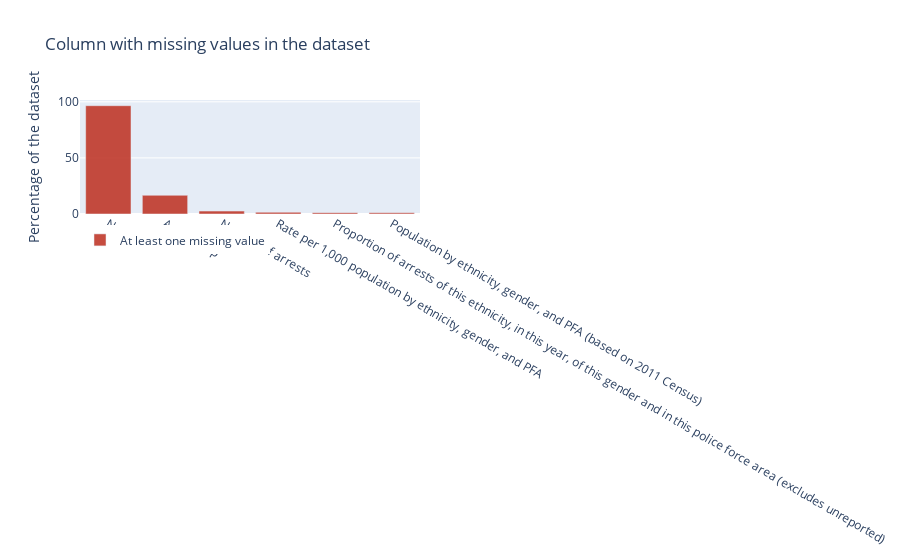

The code cell stored with this chart in its notebook:
### Code cell
print('Number total of rows : '+str(data.shape[0]))
print_missing_values(data)

### Figure 1 — Plotly figure (JSON) as saved in the notebook; plotly's stock layout.template omitted (floating-point values rounded to 4 significant figures)
{"data": [{"opacity": 0.9, "name": "At least one missing value", "y": [96.51, 16.66, 2.602, 1.515, 1.175, 1.087], "marker": {"color": "#c0392b"}, "x": ["Notes", "Age_Group", "Number of arrests", "Rate per 1,000 population by ethnicity, gender, and PFA", "Proportion of arrests of this ethnicity, in this year, of this gender and in this police force area (excludes unreported)", "Population by ethnicity, gender, and PFA (based on 2011 Census)"], "type": "bar"}], "layout": {"showlegend": true, "yaxis": {"title": {"text": "Percentage of the dataset"}}, "title": {"text": "Column with missing values in the dataset"}, "barmode": "group", "legend": {"orientation": "h"}}}
